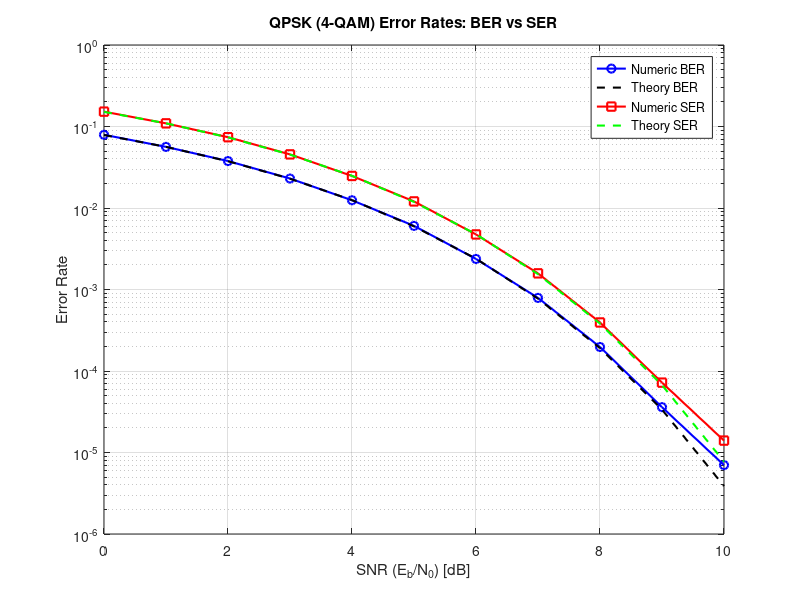

Write the MATLAB code that produced this figure.
% System simulation parameters for QPSK / 4-QAM
N_bits = 1e6; % Total number of random bits
N_symb = N_bits / 2; % Number of symbols (2 bits per QPSK symbol)
SNR_dB = 0:1:10; % Vector of Signal-to-Noise Ratio values (Eb/N0) in dB
SNR_lin = 10.^(SNR_dB / 10); % Conversion from dB to linear scale

% Preallocate arrays to store results
simulated_BER = zeros(1, length(SNR_dB));
theoretical_BER = zeros(1, length(SNR_dB));
simulated_SER = zeros(1, length(SNR_dB));
theoretical_SER = zeros(1, length(SNR_dB));

for k = 1:length(SNR_dB)
    % 1. Generate bit stream - Define two vectors of random bits b1 and b2
    b1 = randi([0 1], 1, N_symb); 
    b2 = randi([0 1], 1, N_symb); 
    
    % 2. Symbol mapping (QPSK / 4-QAM)
    I = 2*b1 - 1; 
    Q = 2*b2 - 1; 
    
    % Define complex symbol as S = I + 1j*Q
    S_k = I + 1j * Q; 
    
    % 3. Add noise - AWGN channel
    N0 = 1 / SNR_lin(k);
    
    % Generate complex Gaussian noise
    n_k = sqrt(N0 / 2) * (randn(1, N_symb) + 1j * randn(1, N_symb)); 
    
    % Received signal
    r_k = S_k + n_k; % r = S + n = rI + jrQ
    
    % 4. Decision
    % Make separate decisions for I and Q
    r_I = real(r_k);
    r_Q = imag(r_k);
    
    dec_b1 = r_I > 0; 
    dec_b2 = r_Q > 0; 
    
    % 5. Calculate BER and SER numerically
    % Bit errors
    err_b1 = (b1 ~= dec_b1);
    err_b2 = (b2 ~= dec_b2);
    
    total_bit_errors = sum(err_b1) + sum(err_b2);
    simulated_BER(k) = total_bit_errors / N_bits;
    
    % Symbol errors: A symbol is wrong if at least one of its bits is wrong
    symb_errors = err_b1 | err_b2;
    total_symb_errors = sum(symb_errors);
    simulated_SER(k) = total_symb_errors / N_symb; % SER = sum(Error_symb) / Nsymb
    
    % 6. Theoretical calculation
    % BER for QPSK is the same as BPSK
    p_bit = qfunc(sqrt(2 * SNR_lin(k)));
    theoretical_BER(k) = p_bit;
    
    % SER for QPSK: probability of at least one bit error in the symbol
    % SER = 1 - P(both bits correct) = 1 - (1 - p_bit)^2 = 2*p_bit - p_bit^2
    theoretical_SER(k) = 2*p_bit - p_bit^2;
end

% Plot the graph - Compare BER and SER
figure;
semilogy(SNR_dB, simulated_BER, 'bo-', 'LineWidth', 1.5, 'MarkerSize', 6);
hold on;
semilogy(SNR_dB, theoretical_BER, 'k--', 'LineWidth', 1.5);
semilogy(SNR_dB, simulated_SER, 'rs-', 'LineWidth', 1.5, 'MarkerSize', 6);
semilogy(SNR_dB, theoretical_SER, 'g--', 'LineWidth', 1.5);
grid on;
xlabel('SNR (E_b/N_0) [dB]');
ylabel('Error Rate');
title('QPSK (4-QAM) Error Rates: BER vs SER');
legend('Numeric BER', 'Theory BER', 'Numeric SER', 'Theory SER');
